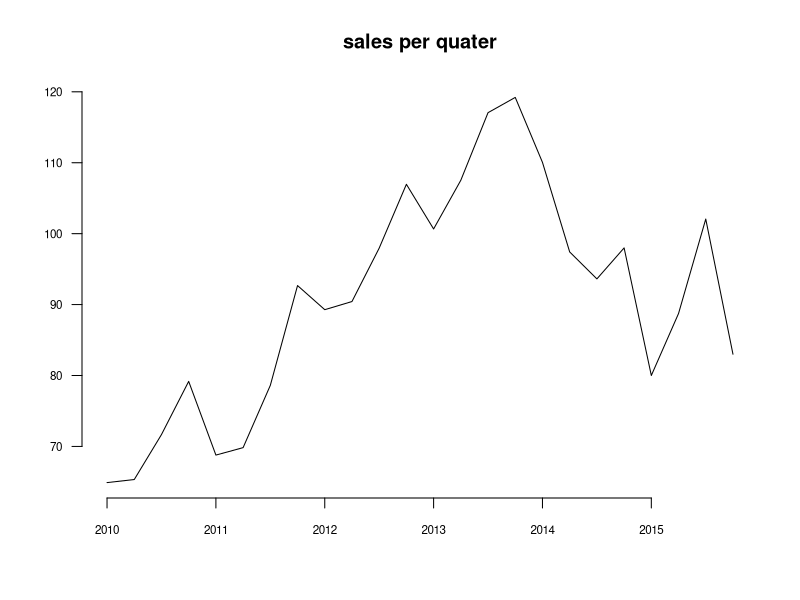
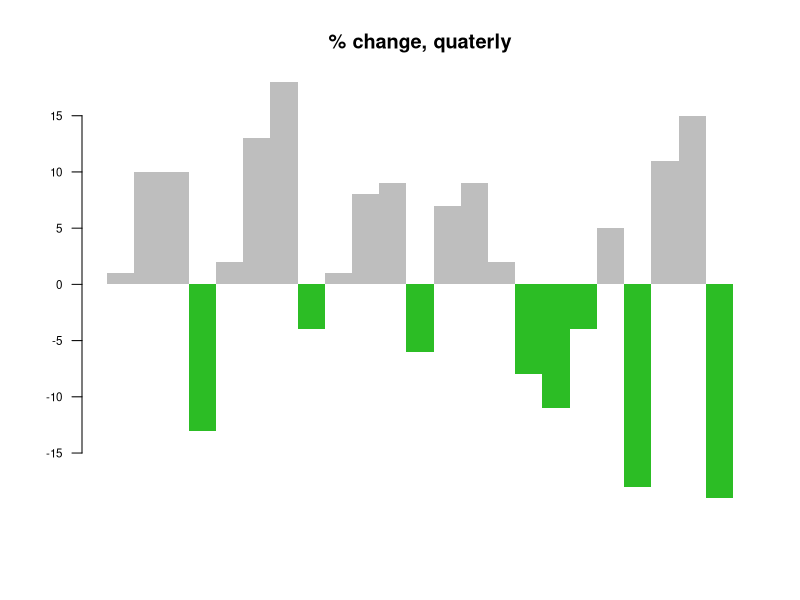
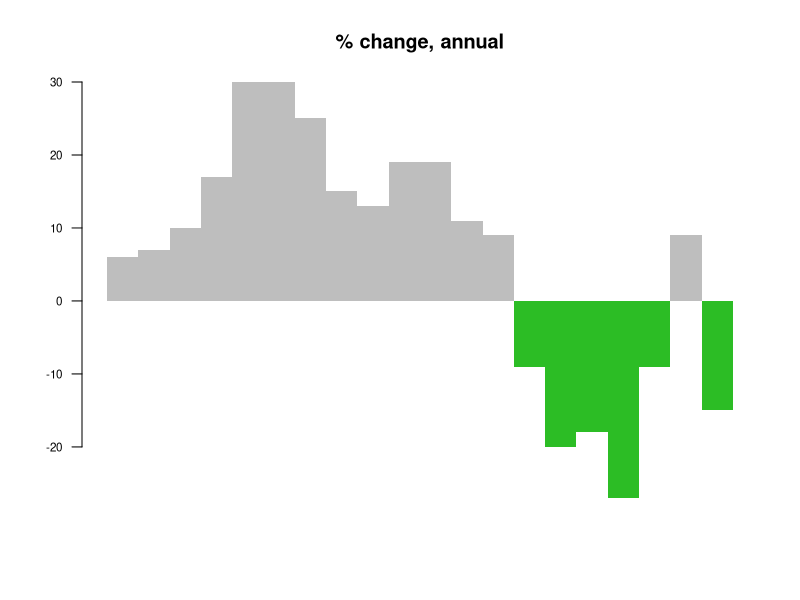
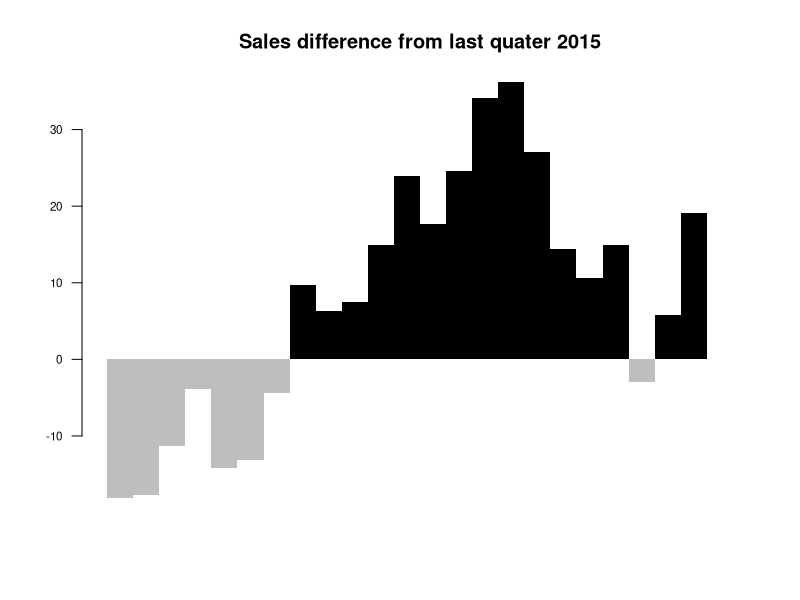
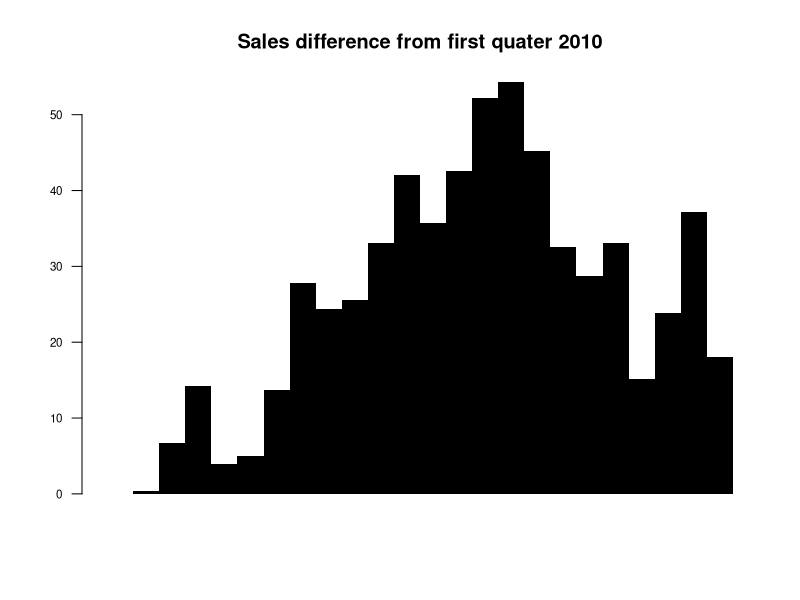
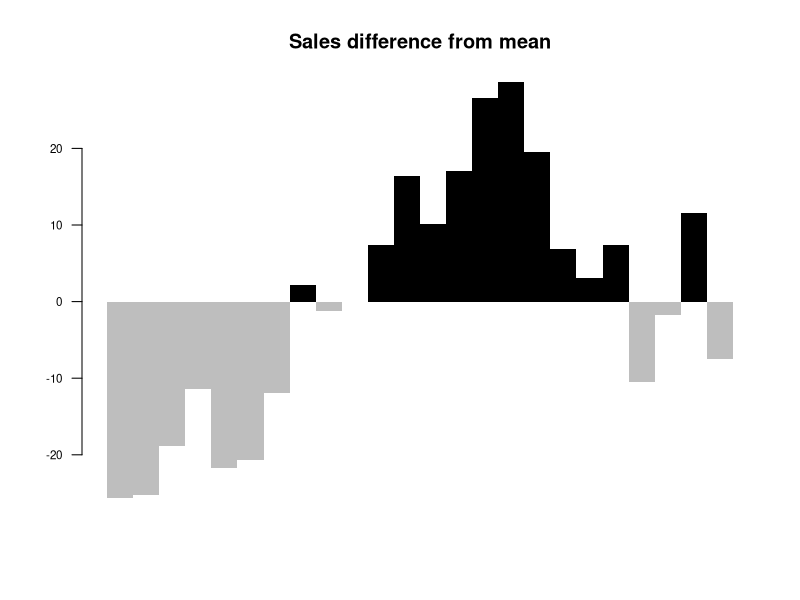

The R source for these figures, in order: (Note: this script raises an error after producing the figures.)
## ---- chunk 1
# Create the data.
a <-rep(c(2010,2011,2012,2013,2014,2015),each = 4)
b <- seq(1:24)
c <- c(64.9,65.33,71.67,79.17,68.78,69.83,78.61,92.68,89.28,90.43,97.96,106.96,100.66,107.53,117.06,119.21,110.05,97.42,93.62,97.99,80,88.74,102.06,83)
data <- as.data.frame(cbind(a,b,c))
colnames(data) <-c("year","quater","sales")
## ---- chunk 2
# Regular time series for sales
par(cex.axis=0.7)
data.ts <- ts(data$sales, start=c(2010, 1), frequency=4)
plot(data.ts, xlab="", ylab="", main="sales per quater", las=1, bty="n")
## ---- chunk 3
 # Quaterly change
curr <- as.numeric(data$sales[-1])
prev <- as.numeric(data$sales[1:(length(data$sales)-1)])
quaChange <- 100 * round( (curr-prev) / prev, 2 )
barCols <- sapply(quaChange, 
	function(x) { 
		if (x < 0) {
			return("#2cbd25")
		} else {
			return("gray")
		}
	})
#monChange.ts <- ts(monChange, start=c(1976, 2), frequency=12)
barplot(quaChange, border=NA, space=0, las=1, col=barCols, main="% change, quaterly")
## ---- chunk 4
# Year-over-year change
curr <- as.numeric(data$sales[-(1:4)])
prev <- as.numeric(data$sales[1:(length(data$sales)-4)])
annChange <- 100 * round( (curr-prev) / prev, 2 )
barCols <- sapply(annChange, 
	function(x) { 
		if (x < 0) {
			return("#2cbd25")
		} else {
			return("gray")
		}
	})
barplot(annChange, border=NA, space=0, las=1, col=barCols, main="% change, annual")
## ---- chunk 5
# Relative to current 2015
curr <- as.numeric(data$sales[length(data$sales)])
salesDiff <- as.numeric(data$sales) - curr
barCols.diff <- sapply(salesDiff,
	function(x) {
		if (x < 0) {
			return("gray")
		} else {
			return("black")
		}
	}
)
barplot(salesDiff, border=NA, space=0, las=1, col=barCols.diff, main="Sales difference from last quater 2015")
## ---- chunk 6
# Relative to first quater
ori <- as.numeric(data$sales[1])
salesDiff <- as.numeric(data$sales) - ori
barCols.diff <- sapply(salesDiff,
	function(x) {
		if (x < 0) {
			return("gray")
		} else {
			return("black")
		}
	}
)
barplot(salesDiff, border=NA, space=0, las=1, col=barCols.diff, main="Sales difference from first quater 2010")
## ---- chunk 7
# difference from the mean
mean <- mean(as.numeric(data$sales))
salesDiff <- as.numeric(data$sales) - mean
barCols.diff <- sapply(salesDiff,
	function(x) {
		if (x < 0) {
			return("gray")
		} else {
			return("black")
		}
	}
)
barplot(salesDiff, border=NA, space=0, las=1, col=barCols.diff, main="Sales difference from mean")
## ---- chunk 8
knitr::include_graphics("images/aya-stacked.png")
## ---- chunk 9
knitr::include_graphics("images/aya-stacked-perception.jpg")
## ---- chunk 10
knitr::include_graphics(c("images/aya-bar1.png", "images/aya-bar2.png"))
## ---- chunk 11
knitr::include_graphics("images/aya-gantt.png")
## ---- chunk 12
knitr::include_graphics("images/aya-stream.png")
## ---- chunk 13
knitr::include_graphics("images/aya-heat-map.png")
## ---- chunk 14
knitr::include_graphics("images/aya-polar.jpg")
